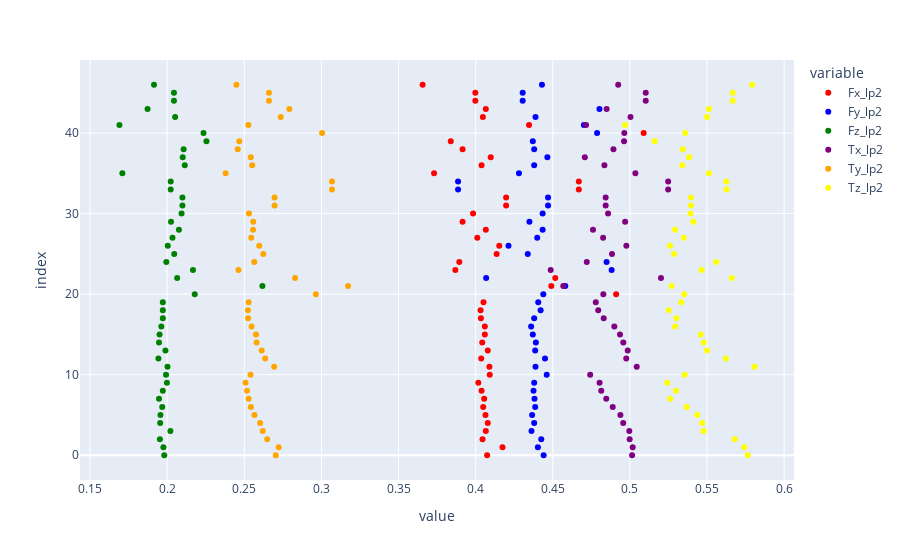
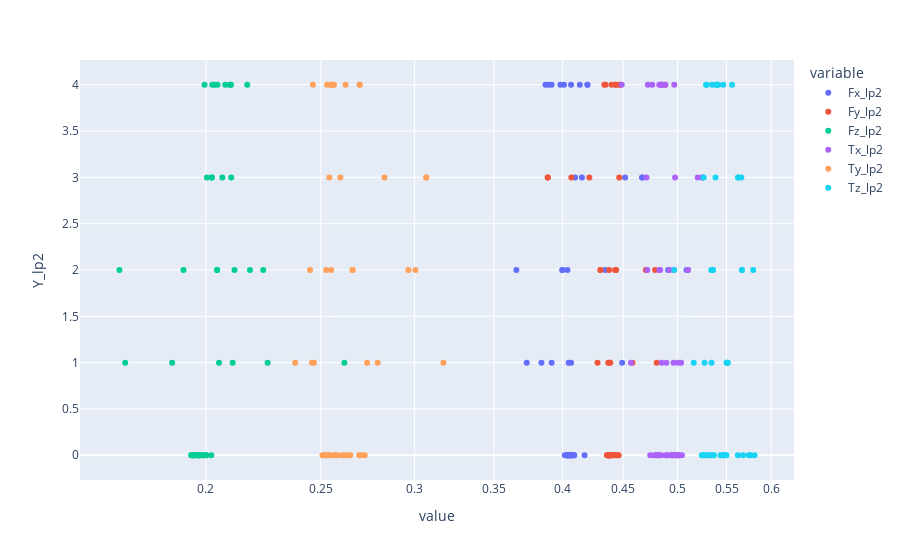

The notebook cell saved with these charts, in order:
### Markdown cell above
lp2

### Code cell
dic = {"Fx_lp2": "red", "Fy_lp2": "blue" , "Fz_lp2": "green" , "Tx_lp2": "black", "Tx_lp2": "purple", "Ty_lp2": "orange", "Tz_lp2": "yellow"}
lp2_scatter = plty.scatter(X_lp2_df, x = ["Fx_lp2", "Fy_lp2", "Fz_lp2", "Tx_lp2", "Ty_lp2", "Tz_lp2"],  color_discrete_map= dic)
lp2_logscatter = plty.scatter(X_lp2_df,  x = ["Fx_lp2", "Fy_lp2", "Fz_lp2", "Tx_lp2", "Ty_lp2", "Tz_lp2"] , y= "Y_lp2", log_x=True)
lp2_scatter.show()
lp2_logscatter.show()

### Figure 1 — Plotly figure (JSON) as saved in the notebook; plotly's stock layout.template omitted (floating-point values rounded to 4 significant figures)
{"data": [{"hovertemplate": "variable=Fx_lp2<br>value=%{x}<br>index=%{y}<extra></extra>", "legendgroup": "Fx_lp2", "marker": {"color": "red", "symbol": "circle"}, "mode": "markers", "name": "Fx_lp2", "orientation": "h", "showlegend": true, "type": "scatter", "x": [0.4074, 0.4174, 0.4045, 0.4066, 0.4079, 0.4064, 0.4049, 0.4055, 0.4038, 0.4017, 0.4091, 0.4089, 0.4036, 0.4079, 0.4042, 0.4059, 0.4059, 0.4034, 0.4032, 0.4051, 0.4911, 0.449, 0.4516, 0.3868, 0.3894, 0.4136, 0.4153, 0.4011, 0.4066, 0.3915, 0.3983, 0.4197, 0.4197, 0.4669, 0.4669, 0.373, 0.4038, 0.4098, 0.3915, 0.3839, 0.5089, 0.4346, 0.4047, 0.4066, 0.3998, 0.3998, 0.3656], "xaxis": "x", "y": [0, 1, 2, 3, 4, 5, 6, 7, 8, 9, 10, 11, 12, 13, 14, 15, 16, 17, 18, 19, 20, 21, 22, 23, 24, 25, 26, 27, 28, 29, 30, 31, 32, 33, 34, 35, 36, 37, 38, 39, 40, 41, 42, 43, 44, 45, 46], "yaxis": "y"}, {"hovertemplate": "variable=Fy_lp2<br>value=%{x}<br>index=%{y}<extra></extra>", "legendgroup": "Fy_lp2", "marker": {"color": "blue", "symbol": "circle"}, "mode": "markers", "name": "Fy_lp2", "orientation": "h", "showlegend": true, "type": "scatter", "x": [0.4441, 0.4404, 0.4425, 0.4362, 0.4379, 0.4366, 0.4386, 0.4382, 0.4375, 0.4379, 0.4461, 0.4388, 0.445, 0.4386, 0.439, 0.4371, 0.436, 0.4379, 0.4421, 0.4406, 0.4439, 0.4581, 0.4068, 0.4882, 0.4849, 0.4338, 0.4213, 0.4399, 0.4434, 0.4349, 0.4434, 0.4469, 0.4469, 0.3886, 0.3886, 0.4281, 0.4379, 0.4465, 0.4379, 0.4371, 0.4787, 0.4702, 0.4388, 0.4803, 0.4305, 0.4305, 0.443], "xaxis": "x", "y": [0, 1, 2, 3, 4, 5, 6, 7, 8, 9, 10, 11, 12, 13, 14, 15, 16, 17, 18, 19, 20, 21, 22, 23, 24, 25, 26, 27, 28, 29, 30, 31, 32, 33, 34, 35, 36, 37, 38, 39, 40, 41, 42, 43, 44, 45, 46], "yaxis": "y"}, {"hovertemplate": "variable=Fz_lp2<br>value=%{x}<br>index=%{y}<extra></extra>", "legendgroup": "Fz_lp2", "marker": {"color": "green", "symbol": "circle"}, "mode": "markers", "name": "Fz_lp2", "orientation": "h", "showlegend": true, "type": "scatter", "x": [0.1981, 0.1975, 0.1953, 0.2021, 0.1954, 0.1956, 0.1968, 0.1947, 0.1972, 0.1998, 0.1992, 0.2002, 0.1943, 0.1989, 0.1947, 0.1951, 0.1962, 0.1972, 0.1972, 0.1972, 0.2179, 0.2617, 0.2065, 0.2167, 0.1994, 0.2046, 0.2004, 0.2034, 0.2076, 0.2025, 0.2093, 0.2099, 0.2099, 0.2023, 0.2023, 0.1709, 0.2114, 0.2101, 0.2106, 0.2255, 0.2236, 0.169, 0.2051, 0.1873, 0.2044, 0.2044, 0.1915], "xaxis": "x", "y": [0, 1, 2, 3, 4, 5, 6, 7, 8, 9, 10, 11, 12, 13, 14, 15, 16, 17, 18, 19, 20, 21, 22, 23, 24, 25, 26, 27, 28, 29, 30, 31, 32, 33, 34, 35, 36, 37, 38, 39, 40, 41, 42, 43, 44, 45, 46], "yaxis": "y"}, {"hovertemplate": "variable=Tx_lp2<br>value=%{x}<br>index=%{y}<extra></extra>", "legendgroup": "Tx_lp2", "marker": {"color": "purple", "symbol": "circle"}, "mode": "markers", "name": "Tx_lp2", "orientation": "h", "showlegend": true, "type": "scatter", "x": [0.5014, 0.5018, 0.4998, 0.4996, 0.4957, 0.4938, 0.4889, 0.4847, 0.4814, 0.4803, 0.4742, 0.5044, 0.4976, 0.4986, 0.4957, 0.4936, 0.4899, 0.483, 0.4795, 0.4779, 0.4828, 0.4568, 0.5201, 0.4487, 0.472, 0.4884, 0.4977, 0.4826, 0.4761, 0.4969, 0.4859, 0.4843, 0.4843, 0.5248, 0.5248, 0.5036, 0.4835, 0.4708, 0.4893, 0.4962, 0.4964, 0.4716, 0.5004, 0.4849, 0.5103, 0.5103, 0.4924], "xaxis": "x", "y": [0, 1, 2, 3, 4, 5, 6, 7, 8, 9, 10, 11, 12, 13, 14, 15, 16, 17, 18, 19, 20, 21, 22, 23, 24, 25, 26, 27, 28, 29, 30, 31, 32, 33, 34, 35, 36, 37, 38, 39, 40, 41, 42, 43, 44, 45, 46], "yaxis": "y"}, {"hovertemplate": "variable=Ty_lp2<br>value=%{x}<br>index=%{y}<extra></extra>", "legendgroup": "Ty_lp2", "marker": {"color": "orange", "symbol": "circle"}, "mode": "markers", "name": "Ty_lp2", "orientation": "h", "showlegend": true, "type": "scatter", "x": [0.2704, 0.2723, 0.2648, 0.262, 0.2603, 0.2566, 0.2543, 0.2528, 0.2518, 0.2508, 0.2541, 0.2694, 0.2635, 0.2613, 0.258, 0.2576, 0.2547, 0.2525, 0.2523, 0.2528, 0.2964, 0.3173, 0.2829, 0.2462, 0.2565, 0.2623, 0.2597, 0.2545, 0.2557, 0.2558, 0.253, 0.2696, 0.2696, 0.3068, 0.3068, 0.2379, 0.2551, 0.2542, 0.2457, 0.2467, 0.3004, 0.2526, 0.2736, 0.2792, 0.266, 0.266, 0.2448], "xaxis": "x", "y": [0, 1, 2, 3, 4, 5, 6, 7, 8, 9, 10, 11, 12, 13, 14, 15, 16, 17, 18, 19, 20, 21, 22, 23, 24, 25, 26, 27, 28, 29, 30, 31, 32, 33, 34, 35, 36, 37, 38, 39, 40, 41, 42, 43, 44, 45, 46], "yaxis": "y"}, {"hovertemplate": "variable=Tz_lp2<br>value=%{x}<br>index=%{y}<extra></extra>", "legendgroup": "Tz_lp2", "marker": {"color": "yellow", "symbol": "circle"}, "mode": "markers", "name": "Tz_lp2", "orientation": "h", "showlegend": true, "type": "scatter", "x": [0.5764, 0.5742, 0.5679, 0.5478, 0.5469, 0.5437, 0.5368, 0.5261, 0.5299, 0.5242, 0.5355, 0.5808, 0.5623, 0.55, 0.5478, 0.5459, 0.5292, 0.5302, 0.5252, 0.5333, 0.5352, 0.527, 0.566, 0.5465, 0.556, 0.5286, 0.5261, 0.5349, 0.5292, 0.5412, 0.5393, 0.5396, 0.5396, 0.5626, 0.5626, 0.5513, 0.534, 0.5384, 0.5343, 0.516, 0.5358, 0.4969, 0.55, 0.5513, 0.5667, 0.5667, 0.5792], "xaxis": "x", "y": [0, 1, 2, 3, 4, 5, 6, 7, 8, 9, 10, 11, 12, 13, 14, 15, 16, 17, 18, 19, 20, 21, 22, 23, 24, 25, 26, 27, 28, 29, 30, 31, 32, 33, 34, 35, 36, 37, 38, 39, 40, 41, 42, 43, 44, 45, 46], "yaxis": "y"}], "layout": {"legend": {"title": {"text": "variable"}, "tracegroupgap": 0}, "margin": {"t": 60}, "xaxis": {"anchor": "y", "domain": [0, 1], "title": {"text": "value"}}, "yaxis": {"anchor": "x", "domain": [0, 1], "title": {"text": "index"}}}}

### Figure 2 — Plotly figure (JSON) as saved in the notebook; plotly's stock layout.template omitted (floating-point values rounded to 4 significant figures)
{"data": [{"hovertemplate": "variable=Fx_lp2<br>value=%{x}<br>Y_lp2=%{y}<extra></extra>", "legendgroup": "Fx_lp2", "marker": {"color": "#636efa", "symbol": "circle"}, "mode": "markers", "name": "Fx_lp2", "orientation": "v", "showlegend": true, "type": "scatter", "x": [0.4074, 0.4174, 0.4045, 0.4066, 0.4079, 0.4064, 0.4049, 0.4055, 0.4038, 0.4017, 0.4091, 0.4089, 0.4036, 0.4079, 0.4042, 0.4059, 0.4059, 0.4034, 0.4032, 0.4051, 0.4911, 0.449, 0.4516, 0.3868, 0.3894, 0.4136, 0.4153, 0.4011, 0.4066, 0.3915, 0.3983, 0.4197, 0.4197, 0.4669, 0.4669, 0.373, 0.4038, 0.4098, 0.3915, 0.3839, 0.5089, 0.4346, 0.4047, 0.4066, 0.3998, 0.3998, 0.3656], "xaxis": "x", "y": [0, 0, 0, 0, 0, 0, 0, 0, 0, 0, 0, 0, 0, 0, 0, 0, 0, 0, 0, 0, 2, 1, 3, 4, 4, 4, 3, 4, 4, 4, 4, 4, 4, 3, 3, 1, 2, 3, 1, 1, 2, 2, 1, 1, 2, 2, 2], "yaxis": "y"}, {"hovertemplate": "variable=Fy_lp2<br>value=%{x}<br>Y_lp2=%{y}<extra></extra>", "legendgroup": "Fy_lp2", "marker": {"color": "#EF553B", "symbol": "circle"}, "mode": "markers", "name": "Fy_lp2", "orientation": "v", "showlegend": true, "type": "scatter", "x": [0.4441, 0.4404, 0.4425, 0.4362, 0.4379, 0.4366, 0.4386, 0.4382, 0.4375, 0.4379, 0.4461, 0.4388, 0.445, 0.4386, 0.439, 0.4371, 0.436, 0.4379, 0.4421, 0.4406, 0.4439, 0.4581, 0.4068, 0.4882, 0.4849, 0.4338, 0.4213, 0.4399, 0.4434, 0.4349, 0.4434, 0.4469, 0.4469, 0.3886, 0.3886, 0.4281, 0.4379, 0.4465, 0.4379, 0.4371, 0.4787, 0.4702, 0.4388, 0.4803, 0.4305, 0.4305, 0.443], "xaxis": "x", "y": [0, 0, 0, 0, 0, 0, 0, 0, 0, 0, 0, 0, 0, 0, 0, 0, 0, 0, 0, 0, 2, 1, 3, 4, 4, 4, 3, 4, 4, 4, 4, 4, 4, 3, 3, 1, 2, 3, 1, 1, 2, 2, 1, 1, 2, 2, 2], "yaxis": "y"}, {"hovertemplate": "variable=Fz_lp2<br>value=%{x}<br>Y_lp2=%{y}<extra></extra>", "legendgroup": "Fz_lp2", "marker": {"color": "#00cc96", "symbol": "circle"}, "mode": "markers", "name": "Fz_lp2", "orientation": "v", "showlegend": true, "type": "scatter", "x": [0.1981, 0.1975, 0.1953, 0.2021, 0.1954, 0.1956, 0.1968, 0.1947, 0.1972, 0.1998, 0.1992, 0.2002, 0.1943, 0.1989, 0.1947, 0.1951, 0.1962, 0.1972, 0.1972, 0.1972, 0.2179, 0.2617, 0.2065, 0.2167, 0.1994, 0.2046, 0.2004, 0.2034, 0.2076, 0.2025, 0.2093, 0.2099, 0.2099, 0.2023, 0.2023, 0.1709, 0.2114, 0.2101, 0.2106, 0.2255, 0.2236, 0.169, 0.2051, 0.1873, 0.2044, 0.2044, 0.1915], "xaxis": "x", "y": [0, 0, 0, 0, 0, 0, 0, 0, 0, 0, 0, 0, 0, 0, 0, 0, 0, 0, 0, 0, 2, 1, 3, 4, 4, 4, 3, 4, 4, 4, 4, 4, 4, 3, 3, 1, 2, 3, 1, 1, 2, 2, 1, 1, 2, 2, 2], "yaxis": "y"}, {"hovertemplate": "variable=Tx_lp2<br>value=%{x}<br>Y_lp2=%{y}<extra></extra>", "legendgroup": "Tx_lp2", "marker": {"color": "#ab63fa", "symbol": "circle"}, "mode": "markers", "name": "Tx_lp2", "orientation": "v", "showlegend": true, "type": "scatter", "x": [0.5014, 0.5018, 0.4998, 0.4996, 0.4957, 0.4938, 0.4889, 0.4847, 0.4814, 0.4803, 0.4742, 0.5044, 0.4976, 0.4986, 0.4957, 0.4936, 0.4899, 0.483, 0.4795, 0.4779, 0.4828, 0.4568, 0.5201, 0.4487, 0.472, 0.4884, 0.4977, 0.4826, 0.4761, 0.4969, 0.4859, 0.4843, 0.4843, 0.5248, 0.5248, 0.5036, 0.4835, 0.4708, 0.4893, 0.4962, 0.4964, 0.4716, 0.5004, 0.4849, 0.5103, 0.5103, 0.4924], "xaxis": "x", "y": [0, 0, 0, 0, 0, 0, 0, 0, 0, 0, 0, 0, 0, 0, 0, 0, 0, 0, 0, 0, 2, 1, 3, 4, 4, 4, 3, 4, 4, 4, 4, 4, 4, 3, 3, 1, 2, 3, 1, 1, 2, 2, 1, 1, 2, 2, 2], "yaxis": "y"}, {"hovertemplate": "variable=Ty_lp2<br>value=%{x}<br>Y_lp2=%{y}<extra></extra>", "legendgroup": "Ty_lp2", "marker": {"color": "#FFA15A", "symbol": "circle"}, "mode": "markers", "name": "Ty_lp2", "orientation": "v", "showlegend": true, "type": "scatter", "x": [0.2704, 0.2723, 0.2648, 0.262, 0.2603, 0.2566, 0.2543, 0.2528, 0.2518, 0.2508, 0.2541, 0.2694, 0.2635, 0.2613, 0.258, 0.2576, 0.2547, 0.2525, 0.2523, 0.2528, 0.2964, 0.3173, 0.2829, 0.2462, 0.2565, 0.2623, 0.2597, 0.2545, 0.2557, 0.2558, 0.253, 0.2696, 0.2696, 0.3068, 0.3068, 0.2379, 0.2551, 0.2542, 0.2457, 0.2467, 0.3004, 0.2526, 0.2736, 0.2792, 0.266, 0.266, 0.2448], "xaxis": "x", "y": [0, 0, 0, 0, 0, 0, 0, 0, 0, 0, 0, 0, 0, 0, 0, 0, 0, 0, 0, 0, 2, 1, 3, 4, 4, 4, 3, 4, 4, 4, 4, 4, 4, 3, 3, 1, 2, 3, 1, 1, 2, 2, 1, 1, 2, 2, 2], "yaxis": "y"}, {"hovertemplate": "variable=Tz_lp2<br>value=%{x}<br>Y_lp2=%{y}<extra></extra>", "legendgroup": "Tz_lp2", "marker": {"color": "#19d3f3", "symbol": "circle"}, "mode": "markers", "name": "Tz_lp2", "orientation": "v", "showlegend": true, "type": "scatter", "x": [0.5764, 0.5742, 0.5679, 0.5478, 0.5469, 0.5437, 0.5368, 0.5261, 0.5299, 0.5242, 0.5355, 0.5808, 0.5623, 0.55, 0.5478, 0.5459, 0.5292, 0.5302, 0.5252, 0.5333, 0.5352, 0.527, 0.566, 0.5465, 0.556, 0.5286, 0.5261, 0.5349, 0.5292, 0.5412, 0.5393, 0.5396, 0.5396, 0.5626, 0.5626, 0.5513, 0.534, 0.5384, 0.5343, 0.516, 0.5358, 0.4969, 0.55, 0.5513, 0.5667, 0.5667, 0.5792], "xaxis": "x", "y": [0, 0, 0, 0, 0, 0, 0, 0, 0, 0, 0, 0, 0, 0, 0, 0, 0, 0, 0, 0, 2, 1, 3, 4, 4, 4, 3, 4, 4, 4, 4, 4, 4, 3, 3, 1, 2, 3, 1, 1, 2, 2, 1, 1, 2, 2, 2], "yaxis": "y"}], "layout": {"legend": {"title": {"text": "variable"}, "tracegroupgap": 0}, "margin": {"t": 60}, "xaxis": {"anchor": "y", "domain": [0, 1], "title": {"text": "value"}, "type": "log"}, "yaxis": {"anchor": "x", "domain": [0, 1], "title": {"text": "Y_lp2"}}}}
